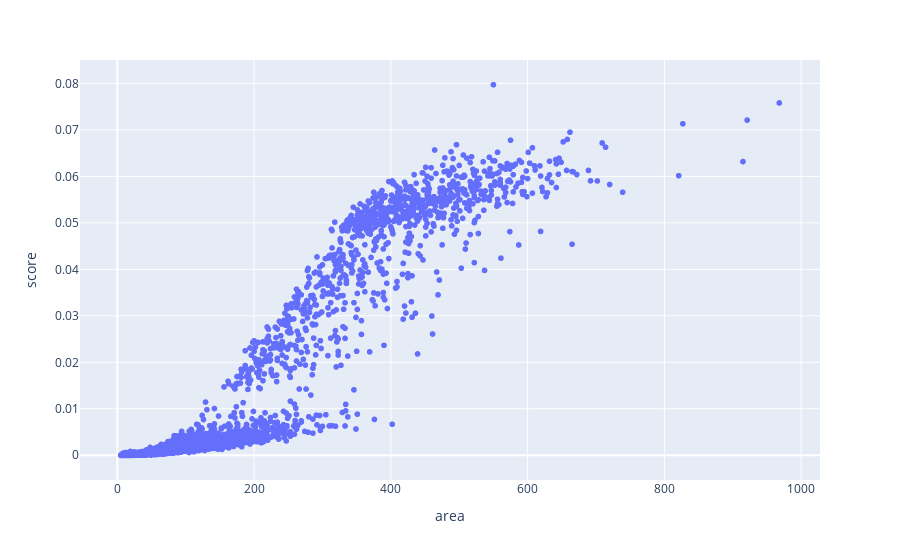

Notebook code cell kept with this figure:
### Code cell
import plotly
import plotly.express as px

df = pd.DataFrame(data=np.vstack((blob_areas, scores)).T, columns=['area', ' score'])
px.scatter(data_frame=df, x = df.columns[0], y = df.columns[1])

### Figure 1 — Plotly figure (JSON) as saved in the notebook; plotly's stock layout.template omitted (floating-point values rounded to 4 significant figures; data arrays with more than 128 entries replaced by an {"elided": "..."} marker saying what was removed)
{"data": [{"hovertemplate": "area=%{x}<br> score=%{y}<extra></extra>", "legendgroup": "", "marker": {"color": "#636efa", "symbol": "circle"}, "mode": "markers", "name": "", "showlegend": false, "type": "scattergl", "x": {"elided": "40360 int values"}, "xaxis": "x", "y": {"elided": "40360 float values"}, "yaxis": "y"}], "layout": {"legend": {"tracegroupgap": 0}, "margin": {"t": 60}, "xaxis": {"anchor": "y", "domain": [0, 1], "title": {"text": "area"}}, "yaxis": {"anchor": "x", "domain": [0, 1], "title": {"text": " score"}}}}
